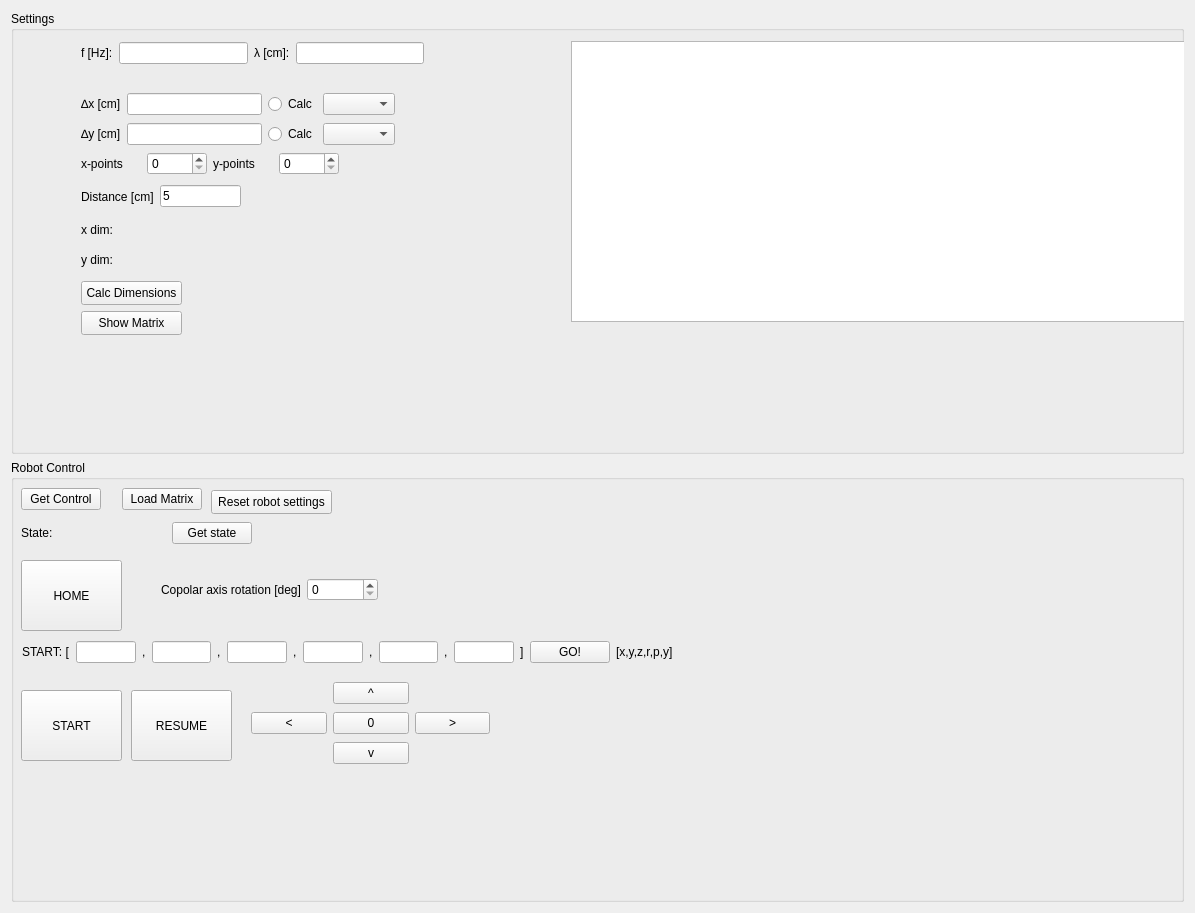
<?xml version="1.0" encoding="UTF-8"?>
<ui version="4.0">
 <class>robot_control</class>
 <widget class="QWidget" name="robot_control">
  <property name="geometry">
   <rect>
    <x>0</x>
    <y>0</y>
    <width>1195</width>
    <height>913</height>
   </rect>
  </property>
  <property name="windowTitle">
   <string>Form</string>
  </property>
  <layout class="QVBoxLayout" name="verticalLayout">
   <item>
    <widget class="QGroupBox" name="settings_group_box">
     <property name="title">
      <string>Settings</string>
     </property>
     <widget class="QWidget" name="layoutWidget">
      <property name="geometry">
       <rect>
        <x>70</x>
        <y>30</y>
        <width>343</width>
        <height>24</height>
       </rect>
      </property>
      <layout class="QHBoxLayout" name="horizontalLayout_2">
       <item>
        <widget class="QLabel" name="label">
         <property name="text">
          <string>f [Hz]:</string>
         </property>
        </widget>
       </item>
       <item>
        <widget class="QLineEdit" name="freq"/>
       </item>
       <item>
        <widget class="QLabel" name="label_2">
         <property name="text">
          <string>λ [cm]:</string>
         </property>
        </widget>
       </item>
       <item>
        <widget class="QLineEdit" name="lamda"/>
       </item>
      </layout>
     </widget>
     <widget class="QWidget" name="layoutWidget">
      <property name="geometry">
       <rect>
        <x>70</x>
        <y>80</y>
        <width>314</width>
        <height>26</height>
       </rect>
      </property>
      <layout class="QHBoxLayout" name="horizontalLayout_3">
       <item>
        <widget class="QLabel" name="label_3">
         <property name="text">
          <string>∆x [cm]</string>
         </property>
        </widget>
       </item>
       <item>
        <widget class="QLineEdit" name="delta_x"/>
       </item>
       <item>
        <widget class="QRadioButton" name="calc_x_btn">
         <property name="text">
          <string>Calc</string>
         </property>
        </widget>
       </item>
       <item>
        <widget class="QComboBox" name="calc_x_combo"/>
       </item>
      </layout>
     </widget>
     <widget class="QWidget" name="layoutWidget">
      <property name="geometry">
       <rect>
        <x>70</x>
        <y>110</y>
        <width>314</width>
        <height>26</height>
       </rect>
      </property>
      <layout class="QHBoxLayout" name="horizontalLayout_4">
       <item>
        <widget class="QLabel" name="label_4">
         <property name="text">
          <string>∆y [cm]</string>
         </property>
        </widget>
       </item>
       <item>
        <widget class="QLineEdit" name="delta_y"/>
       </item>
       <item>
        <widget class="QRadioButton" name="calc_y_btn">
         <property name="text">
          <string>Calc</string>
         </property>
        </widget>
       </item>
       <item>
        <widget class="QComboBox" name="calc_y_combo"/>
       </item>
      </layout>
     </widget>
     <widget class="QWidget" name="layoutWidget">
      <property name="geometry">
       <rect>
        <x>70</x>
        <y>140</y>
        <width>258</width>
        <height>25</height>
       </rect>
      </property>
      <layout class="QHBoxLayout" name="horizontalLayout_5">
       <item>
        <widget class="QLabel" name="label_5">
         <property name="text">
          <string>x-points</string>
         </property>
        </widget>
       </item>
       <item>
        <widget class="QSpinBox" name="N_x">
         <property name="maximum">
          <number>999</number>
         </property>
        </widget>
       </item>
       <item>
        <widget class="QLabel" name="label_6">
         <property name="text">
          <string>y-points</string>
         </property>
        </widget>
       </item>
       <item>
        <widget class="QSpinBox" name="N_y">
         <property name="maximum">
          <number>999</number>
         </property>
        </widget>
       </item>
      </layout>
     </widget>
     <widget class="QWidget" name="layoutWidget">
      <property name="geometry">
       <rect>
        <x>70</x>
        <y>210</y>
        <width>221</width>
        <height>18</height>
       </rect>
      </property>
      <layout class="QHBoxLayout" name="horizontalLayout_6">
       <item>
        <widget class="QLabel" name="label_7">
         <property name="text">
          <string>x dim:</string>
         </property>
        </widget>
       </item>
       <item>
        <widget class="QLabel" name="x_dims">
         <property name="text">
          <string/>
         </property>
        </widget>
       </item>
      </layout>
     </widget>
     <widget class="QWidget" name="layoutWidget">
      <property name="geometry">
       <rect>
        <x>70</x>
        <y>240</y>
        <width>221</width>
        <height>18</height>
       </rect>
      </property>
      <layout class="QHBoxLayout" name="horizontalLayout_7">
       <item>
        <widget class="QLabel" name="label_8">
         <property name="text">
          <string>y dim:</string>
         </property>
        </widget>
       </item>
       <item>
        <widget class="QLabel" name="y_dims">
         <property name="text">
          <string/>
         </property>
        </widget>
       </item>
      </layout>
     </widget>
     <widget class="QPushButton" name="dims_calc_btn">
      <property name="geometry">
       <rect>
        <x>70</x>
        <y>270</y>
        <width>101</width>
        <height>24</height>
       </rect>
      </property>
      <property name="text">
       <string>Calc Dimensions</string>
      </property>
     </widget>
     <widget class="QTableWidget" name="coordinates_table">
      <property name="geometry">
       <rect>
        <x>560</x>
        <y>30</y>
        <width>661</width>
        <height>281</height>
       </rect>
      </property>
     </widget>
     <widget class="QPushButton" name="show_matrix_btn">
      <property name="geometry">
       <rect>
        <x>70</x>
        <y>300</y>
        <width>101</width>
        <height>24</height>
       </rect>
      </property>
      <property name="text">
       <string>Show Matrix</string>
      </property>
     </widget>
     <widget class="QWidget" name="horizontalLayoutWidget_2">
      <property name="geometry">
       <rect>
        <x>70</x>
        <y>170</y>
        <width>160</width>
        <height>31</height>
       </rect>
      </property>
      <layout class="QHBoxLayout" name="horizontalLayout_11">
       <item>
        <widget class="QLabel" name="label_19">
         <property name="text">
          <string>Distance [cm]</string>
         </property>
        </widget>
       </item>
       <item>
        <widget class="QLineEdit" name="ant_dist">
         <property name="text">
          <string>5</string>
         </property>
        </widget>
       </item>
      </layout>
     </widget>
    </widget>
   </item>
   <item>
    <widget class="QGroupBox" name="robot_control_box">
     <property name="title">
      <string>Robot Control</string>
     </property>
     <widget class="QWidget" name="layoutWidget">
      <property name="geometry">
       <rect>
        <x>10</x>
        <y>26</y>
        <width>181</width>
        <height>26</height>
       </rect>
      </property>
      <layout class="QHBoxLayout" name="horizontalLayout">
       <item>
        <widget class="QPushButton" name="reqCtrl">
         <property name="text">
          <string>Get Control</string>
         </property>
        </widget>
       </item>
       <item>
        <spacer name="horizontalSpacer">
         <property name="orientation">
          <enum>Qt::Orientation::Horizontal</enum>
         </property>
         <property name="sizeHint" stdset="0">
          <size>
           <width>40</width>
           <height>20</height>
          </size>
         </property>
        </spacer>
       </item>
       <item>
        <widget class="QPushButton" name="load_matrix_btn">
         <property name="text">
          <string>Load Matrix</string>
         </property>
        </widget>
       </item>
      </layout>
     </widget>
     <widget class="QPushButton" name="home_btn">
      <property name="geometry">
       <rect>
        <x>10</x>
        <y>100</y>
        <width>101</width>
        <height>71</height>
       </rect>
      </property>
      <property name="text">
       <string>HOME</string>
      </property>
     </widget>
     <widget class="QPushButton" name="run_btn">
      <property name="geometry">
       <rect>
        <x>10</x>
        <y>230</y>
        <width>101</width>
        <height>71</height>
       </rect>
      </property>
      <property name="text">
       <string>START</string>
      </property>
     </widget>
     <widget class="QPushButton" name="resume_btn">
      <property name="geometry">
       <rect>
        <x>120</x>
        <y>230</y>
        <width>101</width>
        <height>71</height>
       </rect>
      </property>
      <property name="text">
       <string>RESUME</string>
      </property>
     </widget>
     <widget class="QWidget" name="layoutWidget">
      <property name="geometry">
       <rect>
        <x>10</x>
        <y>60</y>
        <width>231</width>
        <height>26</height>
       </rect>
      </property>
      <layout class="QHBoxLayout" name="horizontalLayout_8">
       <item>
        <widget class="QLabel" name="label_9">
         <property name="text">
          <string>State:</string>
         </property>
        </widget>
       </item>
       <item>
        <widget class="QLabel" name="robot_state">
         <property name="text">
          <string/>
         </property>
        </widget>
       </item>
       <item>
        <widget class="QPushButton" name="get_state_btn">
         <property name="text">
          <string>Get state</string>
         </property>
        </widget>
       </item>
      </layout>
     </widget>
     <widget class="QWidget" name="layoutWidget">
      <property name="geometry">
       <rect>
        <x>11</x>
        <y>179</y>
        <width>651</width>
        <height>26</height>
       </rect>
      </property>
      <layout class="QHBoxLayout" name="horizontalLayout_9">
       <item>
        <widget class="QLabel" name="label_10">
         <property name="text">
          <string>START: [</string>
         </property>
        </widget>
       </item>
       <item>
        <widget class="QLineEdit" name="x_start"/>
       </item>
       <item>
        <widget class="QLabel" name="label_11">
         <property name="text">
          <string>,</string>
         </property>
        </widget>
       </item>
       <item>
        <widget class="QLineEdit" name="y_start"/>
       </item>
       <item>
        <widget class="QLabel" name="label_12">
         <property name="text">
          <string>,</string>
         </property>
        </widget>
       </item>
       <item>
        <widget class="QLineEdit" name="z_start"/>
       </item>
       <item>
        <widget class="QLabel" name="label_15">
         <property name="text">
          <string>,</string>
         </property>
        </widget>
       </item>
       <item>
        <widget class="QLineEdit" name="roll_start"/>
       </item>
       <item>
        <widget class="QLabel" name="label_14">
         <property name="text">
          <string>,</string>
         </property>
        </widget>
       </item>
       <item>
        <widget class="QLineEdit" name="pitch_start"/>
       </item>
       <item>
        <widget class="QLabel" name="label_16">
         <property name="text">
          <string>,</string>
         </property>
        </widget>
       </item>
       <item>
        <widget class="QLineEdit" name="yaw_start"/>
       </item>
       <item>
        <widget class="QLabel" name="label_13">
         <property name="text">
          <string>]</string>
         </property>
        </widget>
       </item>
       <item>
        <widget class="QPushButton" name="move_to_start_btn">
         <property name="text">
          <string>GO!</string>
         </property>
        </widget>
       </item>
       <item>
        <widget class="QLabel" name="label_17">
         <property name="text">
          <string>[x,y,z,r,p,y]</string>
         </property>
        </widget>
       </item>
      </layout>
     </widget>
     <widget class="QWidget" name="gridLayoutWidget">
      <property name="geometry">
       <rect>
        <x>240</x>
        <y>220</y>
        <width>239</width>
        <height>86</height>
       </rect>
      </property>
      <layout class="QGridLayout" name="gridLayout">
       <item row="0" column="1">
        <widget class="QPushButton" name="mov_up_btn">
         <property name="text">
          <string>^</string>
         </property>
        </widget>
       </item>
       <item row="2" column="1">
        <widget class="QPushButton" name="mov_down_btn">
         <property name="text">
          <string>v</string>
         </property>
        </widget>
       </item>
       <item row="1" column="0">
        <widget class="QPushButton" name="mov_left_btn">
         <property name="text">
          <string>&lt;</string>
         </property>
        </widget>
       </item>
       <item row="1" column="2">
        <widget class="QPushButton" name="mov_right_btn">
         <property name="text">
          <string>&gt;</string>
         </property>
        </widget>
       </item>
       <item row="1" column="1">
        <widget class="QPushButton" name="mov_to_0">
         <property name="text">
          <string>0</string>
         </property>
        </widget>
       </item>
      </layout>
     </widget>
     <widget class="QWidget" name="horizontalLayoutWidget">
      <property name="geometry">
       <rect>
        <x>150</x>
        <y>90</y>
        <width>217</width>
        <height>80</height>
       </rect>
      </property>
      <layout class="QHBoxLayout" name="horizontalLayout_10">
       <item>
        <widget class="QLabel" name="label_18">
         <property name="text">
          <string>Copolar axis rotation [deg]</string>
         </property>
        </widget>
       </item>
       <item>
        <widget class="QSpinBox" name="copolar_rotation_spin">
         <property name="maximum">
          <number>90</number>
         </property>
        </widget>
       </item>
      </layout>
     </widget>
     <widget class="QPushButton" name="reset_btn">
      <property name="geometry">
       <rect>
        <x>200</x>
        <y>30</y>
        <width>121</width>
        <height>24</height>
       </rect>
      </property>
      <property name="text">
       <string>Reset robot settings</string>
      </property>
     </widget>
    </widget>
   </item>
  </layout>
 </widget>
 <resources/>
 <connections/>
</ui>
